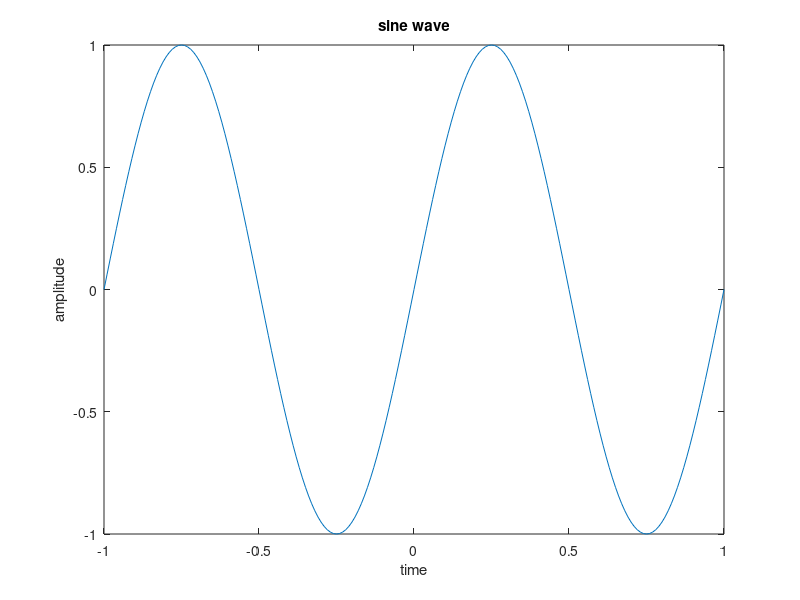

Here is the MATLAB script that generated this plot:
t=-1:1/100:1;
y=sin(2*pi*t);
plot(t,y);
title('sine wave');%this should be after plot function
xlabel('time')% " " "
ylabel('amplitude')%   " "
